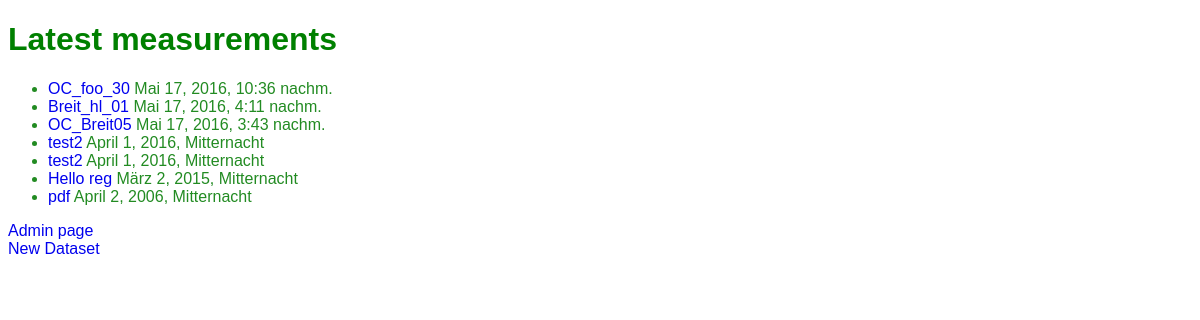
The app's page /, older data.
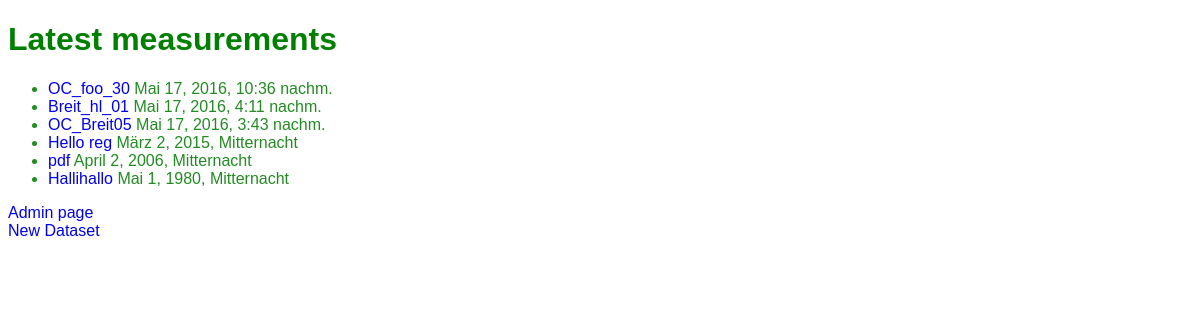
The same page, newer data.
### stdb/models.py (models this page shows, shortened)
class Dataset(models.Model):
    name = models.CharField(max_length=200)
    flask_name = models.CharField(max_length=200)
    formula = models.CharField(max_length=200)
    machine = models.CharField(max_length=200)
    operator = models.CharField(max_length=200, verbose_name='Who measured the structure?')
    measure_date = models.DateTimeField(verbose_name='date measured')
    received = models.DateField(verbose_name='date received', blank=True, null=True)
    output = models.DateField(verbose_name='date outgoing', blank=True, null=True)
    crystal_size_x = models.FloatField(max_length=4, default=0, blank=True,
                                       validators = [MinValueValidator(0), MaxValueValidator(500)])
    crystal_size_y = models.FloatField(max_length=4, default=0, blank=True,
                                       validators=[MinValueValidator(0), MaxValueValidator(500)])
    crystal_size_z = models.FloatField(max_length=4, default=0, blank=True,
                                       validators=[MinValueValidator(0), MaxValueValidator(500)])
    customer = models.CharField(max_length=100, blank=True)
    is_publishable = models.BooleanField(default=False)
    comment = models.TextField(max_length=2000, blank=True)
    cell_a = models.FloatField(max_length=8, default=0, verbose_name='a', validators = [MinValueValidator(0), MaxValueValidator(500)])
    cell_b = models.FloatField(max_length=8, default=0, verbose_name='b', validators=[MinValueValidator(0), MaxValueValidator(500)])
    cell_c = models.FloatField(max_length=8, default=0, verbose_name='c', validators=[MinValueValidator(0), MaxValueValidator(500)])
    alpha = models.FloatField(max_length=8, default=0, validators = [MinValueValidator(0), MaxValueValidator(180)])
    beta = models.FloatField(max_length=8, default=0, validators = [MinValueValidator(0), MaxValueValidator(180)])
    gamma = models.FloatField(max_length=8, default=0, validators = [MinValueValidator(0), MaxValueValidator(180)])
    R1_all = models.FloatField(max_length=5, default=0,
                               validators = [MinValueValidator(0), MaxValueValidator(1)], blank=True)
    wR2_all = models.FloatField(max_length=5, default=0,
                                validators = [MinValueValidator(0), MaxValueValidator(1)], blank=True)
    R1_2s = models.FloatField(max_length=5, default=0,
                              validators = [MinValueValidator(0), MaxValueValidator(1)], blank=True)
    wR2_2s = models.FloatField(max_length=5, default=0,
                               validators = [MinValueValidator(0), MaxValueValidator(1)], blank=True)
    density = models.FloatField(max_length=5, verbose_name='density (calc)', blank=True, null=True)
    mu = models.FloatField(max_length=5, verbose_name='absorption [mm-1]', blank=True, null=True)
    formular_weight = models.FloatField(max_length=8, verbose_name='Formular weight', blank=True, null=True)
    colour = models.CharField(max_length=20, blank=True)
    shape = models.CharField(max_length=20, blank=True)
    temperature = models.FloatField(max_length=5, verbose_name='Temperature [K]', blank=True, default=0, null=True)
    crystal_system = models.CharField(max_length=15, blank=True)
    space_group = models.CharField(max_length=15, blank=True)
    volume = models.FloatField(max_length=5, blank=True, null=True)
    Z = models.IntegerField(blank=True, null=True)
    wavelength = models.FloatField(max_length=10, blank=True, null=True)
    radiation_type = models.CharField(max_length=18, blank=True)
    theta_min = models.FloatField(max_length=10, blank=True, null=True)
    theta_max = models.FloatField(max_length=10, blank=True, null=True)
    measured_refl = models.FloatField(max_length=10, blank=True, null=True)
    indep_refl = models.FloatField(max_length=20, blank=True, null=True)
    refl_used = models.FloatField(max_length=15, blank=True, null=True)
    r_int = models.FloatField(max_length=10, blank=True, null=True)
    parameters = models.FloatField(max_length=10, blank=True, null=True)
    restraints = models.FloatField(max_length=10, blank=True, null=True)
    peak = models.FloatField(max_length=10, blank=True, null=True)
    hole = models.FloatField(max_length=10, blank=True, null=True)
    goof = models.FloatField(max_length=10, blank=True, null=True)
    cell_a.short_description = 'Unit Cell Parameter a'
    cell_b.short_description = 'Unit Cell Parameter b'
    cell_c.short_description = 'Unit Cell Parameter c'
    alpha.short_description = 'Unit Cell Parameter alpha'
    beta.short_description = 'Unit Cell Parameter beta'
    gamma.short_description = 'Unit Cell Parameter gamma'
    Z.empty_value_display = '?'
    def get_absolute_url(self):
        return reverse('stdb:detail', kwargs={'pk': self.id})
    def was_measured_recently(self):
        now = timezone.now()
        return now - datetime.timedelta(days=7) <= self.measure_date <= now
    is_publishable.short_description = 'publishable?'
    is_publishable.boolean = True
    was_measured_recently.admin_order_field = 'measure_date'
    was_measured_recently.boolean = True
    was_measured_recently.short_description = 'Measured recently?'
    def publishable(self):
        if self.is_publishable:
            return True
        else:
            return False

### stdb/views.py (the view)
# urls.py: url(r'^$', views.index_view, name='index'),
def index_view(request):
    list_of_measurements = Dataset.objects.filter(measure_date__lte=timezone.now()).order_by('-measure_date')#[:5]
    context = {
        'latest_measurement_list': list_of_measurements
    }
    return render(request, 'data_list.html', context)

### stdb/templates/data_list.html
{% extends "base.html" %}
{% block content %}
    {% block title %}
        <h1>Latest measurements</h1>
    {% endblock %}
    <ul>
    {% for dataset in latest_measurement_list %}
        <li><a href="{{ dataset.get_absolute_url }}">{{ dataset.name }}</a> {{ dataset.measure_date }}</li>
    {% endfor %}
    </ul>
    <a href="{% url 'admin:index' %}">Admin page</a>
    <br>
    <a href="{% url 'stdb:new' %}">New Dataset</a>
{% endblock content %}

### stdb/templates/base.html (shortened to what this page needs)
{% load staticfiles %}
<!DOCTYPE html>
<html lang="en">
<head>
<link rel="stylesheet" href='{% static  "css/base.css"%}' />
</head>
<body>
<div class="container">
{% block content %}
{% endblock content %}
</div>
</body>
</html>

### stdb/static/css/base.css (style rules this page uses)
h1 { color: green; }
body { color: midnightblue; #font-family : Century; font-family: sans-serif; }
li { color: forestgreen; text-underline: none; }
a { #color: forestgreen; text-decoration: none; }

Row changes from the older to the newer data that the page shows:
removed Dataset: name "test2", measure_date "April 1, 2016, Mitternacht"
removed Dataset: name "test2", measure_date "April 1, 2016, Mitternacht"
added Dataset: name "Hallihallo", measure_date "Mai 1, 1980, Mitternacht"
